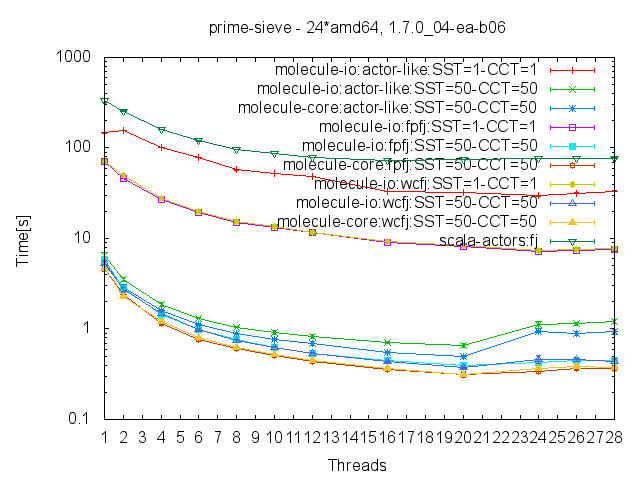

Reproduce this figure in gnuplot.
set title "prime-sieve - 24*amd64, 1.7.0_04-ea-b06"
set xlabel "Threads"
set ylabel "Time[s]"
set xtics 1
set log y
#set key out

set term png
set output "prime-sieve%time.png"
#set term postscript eps enhanced
#set output "prime-sieve%time.eps"

plot '../prime-sieve/molecule-io_actor-like_SST=1-CCT=1.dat' using 1:2:($2*$3)/100 with errorlines title "molecule-io:actor-like:SST=1-CCT=1",\
'../prime-sieve/molecule-io_actor-like_SST=50-CCT=50.dat' using 1:2:($2*$3)/100 with errorlines title "molecule-io:actor-like:SST=50-CCT=50",\
'../prime-sieve/molecule-core_actor-like_SST=50-CCT=50.dat' using 1:2:($2*$3)/100 with errorlines title "molecule-core:actor-like:SST=50-CCT=50",\
'../prime-sieve/molecule-io_fpfj_SST=1-CCT=1.dat' using 1:2:($2*$3)/100 with errorlines title "molecule-io:fpfj:SST=1-CCT=1",\
'../prime-sieve/molecule-io_fpfj_SST=50-CCT=50.dat' using 1:2:($2*$3)/100 with errorlines title "molecule-io:fpfj:SST=50-CCT=50",\
'../prime-sieve/molecule-core_fpfj_SST=50-CCT=50.dat' using 1:2:($2*$3)/100 with errorlines title "molecule-core:fpfj:SST=50-CCT=50",\
'../prime-sieve/molecule-io_wcfj_SST=1-CCT=1.dat' using 1:2:($2*$3)/100 with errorlines title "molecule-io:wcfj:SST=1-CCT=1",\
'../prime-sieve/molecule-io_wcfj_SST=50-CCT=50.dat' using 1:2:($2*$3)/100 with errorlines title "molecule-io:wcfj:SST=50-CCT=50",\
'../prime-sieve/molecule-core_wcfj_SST=50-CCT=50.dat' using 1:2:($2*$3)/100 with errorlines title "molecule-core:wcfj:SST=50-CCT=50",\
'../prime-sieve/scala-actors_fj.dat' using 1:2:($2*$3)/100 with errorlines title "scala-actors:fj"
pause -1
